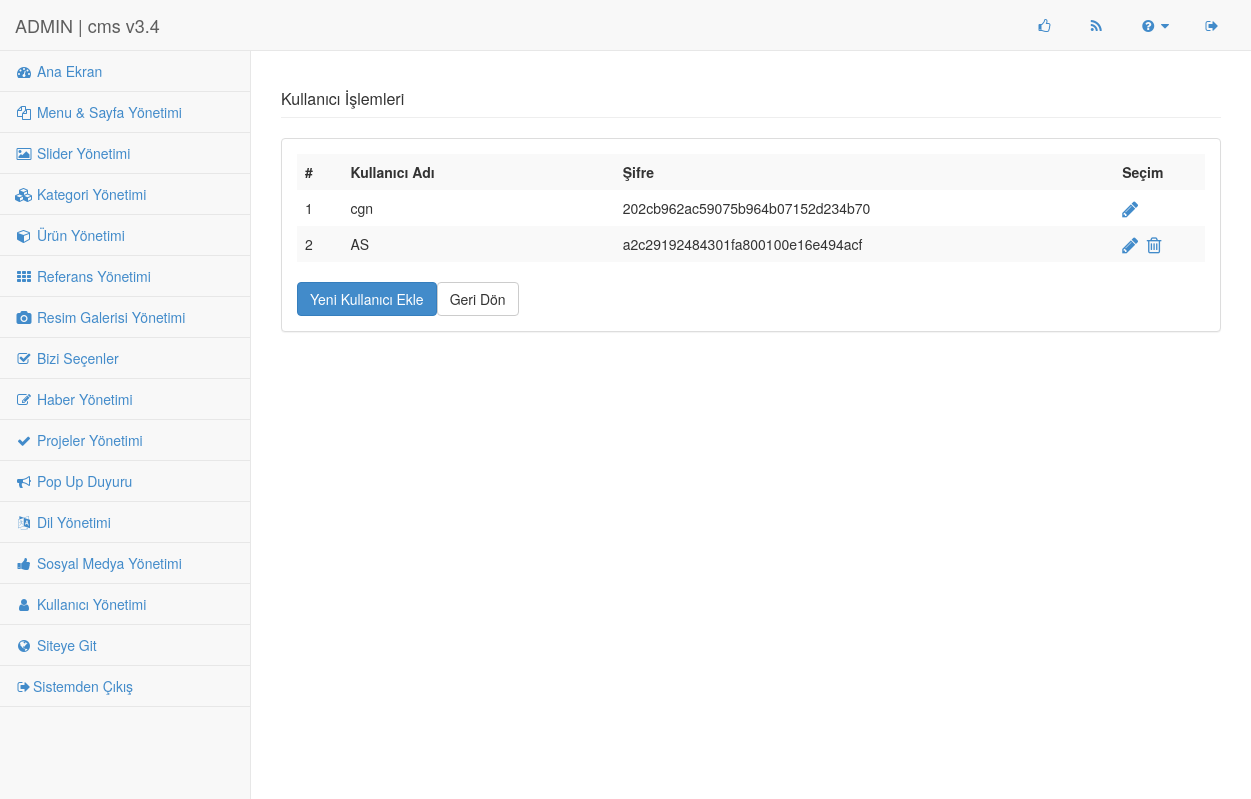
Page /cms/modules/user/userman.php on the committed database.
### tables this page shows
CREATE TABLE `35cgnuser` (
  `id` int(11) NOT NULL,
  `username` varchar(255) NOT NULL,
  `userpass` varchar(255) NOT NULL
);

### cms/modules/user/userman.php (the view, shortened to what this page needs)
<?php
include ("../../std/lmenu.php");
?>
<div id="page-wrapper">
<div class="row">
<div class="col-lg-12"><h1 class="page-header">Kullanıcı İşlemleri </h1></div>
<div class="col-lg-12">
<div class="panel panel-default">
<div class="panel-body">
<?php
$i      = 1;
$sql="SELECT * FROM 35cgnuser";
$result = mysqli_query($GLOBALS["___mysqli_ston"], $sql);
echo "<table class=\"table table-striped\"><tr><th>#</th><th>Kullanıcı Adı</th><th>Şifre</th><th>Seçim</th></tr>";
while($row = mysqli_fetch_array($result))
{
    $name=$row['username'];
    $password=$row['userpass'];
    $id = $row['id'];
    echo "<tr>";
    echo "<td width='5%'>" . $i . "</td>";
    echo "<td width='30%'>" . $name . "</td>";
    echo "<td width='55%'>" . $password . "</td>";
    echo "<td width='10%'>
    <a class='tooltips' href = 'modifyuser.php?username=$id'><span>Düzenle</span>
    <i class=\"fa fa-pencil fa-lg\" 'aria-hidden='true'>&nbsp;</i></a>
    ";
    if($i != 1){
    	echo "
    	<a class='tooltips'  href = 'deluser.php?username=$id'><span>Sil</span>
    	<i class=\"fa fa-trash-o fa-lg\" 'aria-hidden='true'>&nbsp;</i></a>
   		";
    }
    echo "</td>";
    echo "</tr>";
    $i++;
}
echo "</table>";
echo " <div id='divbuttons'>";
echo "<form action=\"adduser.php\" ><table border='0'>";
echo "    <input type=\"submit\" class=\"btn btn-primary\"  name=\"button\" id=\"add\" value=\"Yeni Kullanıcı Ekle\" />";
echo "    <input type=\"button\" class=\"btn btn-default\"  name=\"button\" id=\"add\" value=\"Geri Dön\"  onClick=\"window.location.href='/Yavrular/cmsdemo/cms'; return false;\"/>";
echo "</table></form>";
echo "</div>";
?>
</div>
</div>
</div>
</div>
</div>
</body>
</html>

### cms/css/admin.css (style rules this page uses)
body { padding-top: 100px; background-color: #f8f8f8; }
@media (min-width:768px) { body { padding-top: 50px; } }
#page-wrapper { padding: 0 5px; min-height: 568px; background-color: #fff; }
@media (min-width:768px) { #page-wrapper { position: inherit; margin: 0 0 0 250px; padding: 0 30px; min-height: 800px; border-left: 1px solid #e7e7e7; } }

### rows in the picture
35cgnuser: username "cgn", userpass "202cb962ac59075b964b07152d234b70"
35cgnuser: username "AS", userpass "a2c29192484301fa800100e16e494acf"
